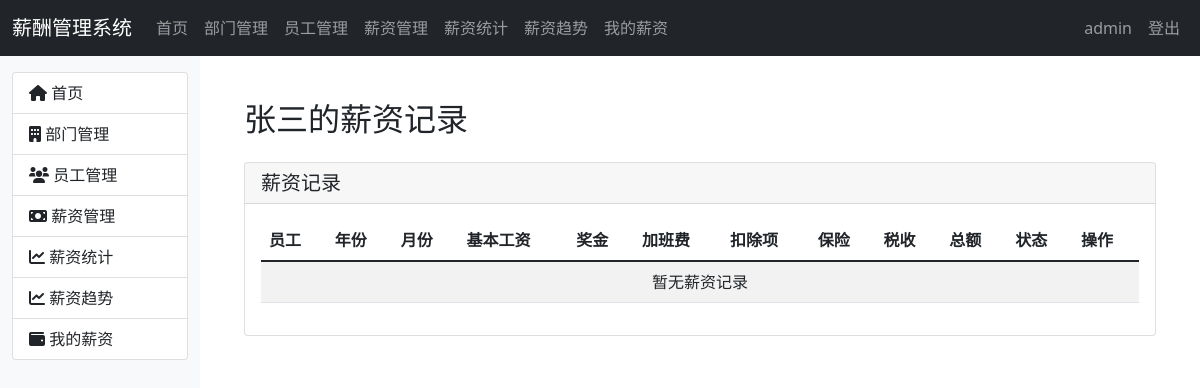
The page /salaries/1 (signed in) on the database as committed earlier.
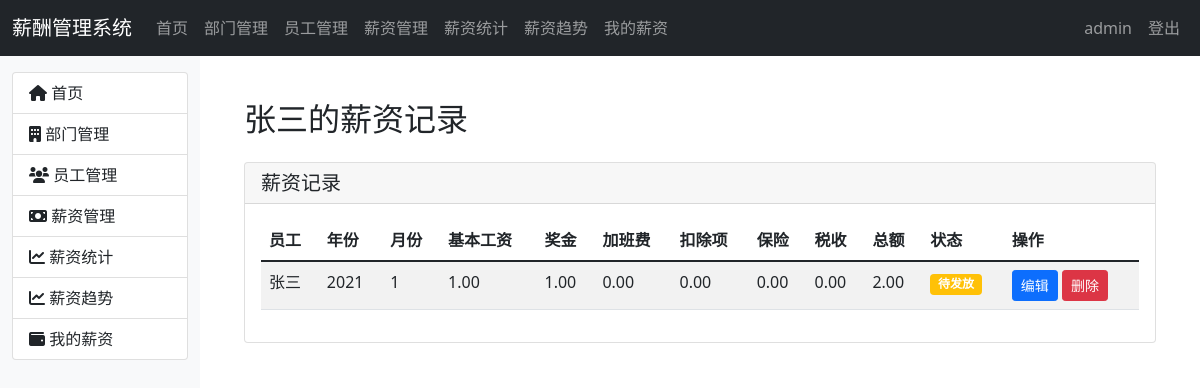
The same page on the database as committed later.
### app.py (models this page shows, shortened)
class User(UserMixin, db.Model):
    id = db.Column(db.Integer, primary_key=True)
    username = db.Column(db.String(80), unique=True, nullable=False)
    password_hash = db.Column(db.String(200), nullable=False)
    is_admin = db.Column(db.Boolean, default=False)
    created_at = db.Column(db.DateTime, default=datetime.utcnow)

class Employee(db.Model):
    id = db.Column(db.Integer, primary_key=True)
    name = db.Column(db.String(80), nullable=False)
    employee_id = db.Column(db.String(20), unique=True, nullable=False)  # 工号
    department_id = db.Column(db.Integer, db.ForeignKey('department.id', ondelete='SET NULL'), nullable=True)
    position = db.Column(db.String(80))
    entry_date = db.Column(db.Date, nullable=False)
    status = db.Column(db.String(20), default='active')  # active, resigned, suspended
    created_at = db.Column(db.DateTime, default=datetime.utcnow)
    salaries = db.relationship('Salary', backref='employee', lazy=True)

class Salary(db.Model):
    id = db.Column(db.Integer, primary_key=True)
    employee_id = db.Column(db.Integer, db.ForeignKey('employee.id', ondelete='CASCADE'), nullable=False)
    year = db.Column(db.Integer, nullable=False)
    month = db.Column(db.Integer, nullable=False)
    base_salary = db.Column(db.Float, nullable=False)
    bonus = db.Column(db.Float, default=0)
    overtime_pay = db.Column(db.Float, default=0)
    deductions = db.Column(db.Float, default=0)
    insurance = db.Column(db.Float, default=0)
    tax = db.Column(db.Float, default=0)
    total = db.Column(db.Float, nullable=False)
    payment_status = db.Column(db.String(20), default='pending')  # pending, paid
    payment_date = db.Column(db.DateTime)
    created_at = db.Column(db.DateTime, default=datetime.utcnow)
    remarks = db.Column(db.String(200))
    __table_args__ = (
        db.UniqueConstraint('employee_id', 'year', 'month', name='unique_monthly_salary'),
    )

### app.py (the view)
@app.route('/salaries/<int:emp_id>')
@login_required
def view_employee_salaries(emp_id):
    if not current_user.is_admin:
        flash('权限不足！', 'error')
        return redirect(url_for('index'))
    employee = Employee.query.get_or_404(emp_id)
    salaries = Salary.query.filter_by(employee_id=emp_id).order_by(Salary.year.desc(), Salary.month.desc()).all()
    return render_template('salaries.html',
                         employee=employee,
                         salaries=salaries,
                         viewing_employee=True,
                         employees=[employee],  # 只显示当前员工
                         departments=Department.query.all(),
                         years=db.session.query(db.distinct(Salary.year)).order_by(Salary.year.desc()).all(),
                         months=list(range(1, 13)))

### app.py (called while the page is built)
@login_manager.user_loader
def load_user(user_id):
    return User.query.get(int(user_id))

### templates/salaries.html (shortened to what this page needs)
{% extends "base.html" %}
{% block content %}
<div class="container">
    <h2 class="mt-4">
        {% if viewing_employee %}
        {{ employee.name }}的薪资记录
        {% else %}
        薪资管理
        {% endif %}
    </h2>
    <div class="card mt-4">
        <div class="card-header">
            <div class="d-flex justify-content-between align-items-center">
                <h5 class="mb-0">薪资记录</h5>
            </div>
        </div>
        <div class="card-body">
            <div class="table-responsive">
                <table class="table table-striped">
                    <thead>
                        <tr>
                            <th>员工</th>
                            <th>年份</th>
                            <th>月份</th>
                            <th>基本工资</th>
                            <th>奖金</th>
                            <th>加班费</th>
                            <th>扣除项</th>
                            <th>保险</th>
                            <th>税收</th>
                            <th>总额</th>
                            <th>状态</th>
                            <th>操作</th>
                        </tr>
                    </thead>
                    <tbody id="salary-records">
                        {% if salaries %}
                            {% for salary in salaries %}
                            <tr>
                                <td data-id="{{ salary.employee_id }}">{{ salary.employee.name }}</td>
                                <td>{{ salary.year }}</td>
                                <td>{{ salary.month }}</td>
                                <td>{{ "%.2f"|format(salary.base_salary) }}</td>
                                <td>{{ "%.2f"|format(salary.bonus) }}</td>
                                <td>{{ "%.2f"|format(salary.overtime_pay) }}</td>
                                <td>{{ "%.2f"|format(salary.deductions) }}</td>
                                <td>{{ "%.2f"|format(salary.insurance) }}</td>
                                <td>{{ "%.2f"|format(salary.tax) }}</td>
                                <td>{{ "%.2f"|format(salary.total) }}</td>
                                <td>
                                    <span class="badge {% if salary.payment_status == 'paid' %}bg-success{% else %}bg-warning{% endif %}">
                                        {{ {'paid': '已发放', 'pending': '待发放'}[salary.payment_status] }}
                                    </span>
                                </td>
                                <td>
                                    <button class="btn btn-sm btn-primary" onclick="editSalary({{ salary.id }})">编辑</button>
                                    <button class="btn btn-sm btn-danger" onclick="deleteSalary({{ salary.id }})">删除</button>
                                </td>
                            </tr>
                            {% endfor %}
                        {% else %}
                            <tr>
                                <td colspan="12" class="text-center">暂无薪资记录</td>
                            </tr>
                        {% endif %}
                    </tbody>
                </table>
            </div>
        </div>
    </div>
</div>
{% endblock %}

### templates/base.html (shortened to what this page needs)
<!DOCTYPE html>
<html lang="zh-CN">
<head>
    <link href="https://cdn.bootcdn.net/ajax/libs/twitter-bootstrap/5.1.3/css/bootstrap.min.css" rel="stylesheet">
    <link href="https://cdn.bootcdn.net/ajax/libs/font-awesome/6.0.0/css/all.min.css" rel="stylesheet">
</head>
<body>
    {% if current_user.is_authenticated %}
    <nav class="navbar navbar-expand-lg navbar-dark bg-dark">
        <div class="container-fluid">
            <a class="navbar-brand" href="{{ url_for('index') }}">薪酬管理系统</a>
            <div class="collapse navbar-collapse" id="navbarNav">
                <ul class="navbar-nav me-auto">
                    <li class="nav-item">
                        <a class="nav-link" href="{{ url_for('index') }}">首页</a>
                    </li>
                    {% if current_user.is_admin %}
                    <li class="nav-item">
                        <a class="nav-link" href="{{ url_for('departments') }}">部门管理</a>
                    </li>
                    <li class="nav-item">
                        <a class="nav-link" href="{{ url_for('employees') }}">员工管理</a>
                    </li>
                    <li class="nav-item">
                        <a class="nav-link" href="{{ url_for('salaries') }}">薪资管理</a>
                    </li>
                    <li class="nav-item">
                        <a class="nav-link" href="{{ url_for('salary_stats') }}">薪资统计</a>
                    </li>
                    <li class="nav-item">
                        <a class="nav-link" href="{{ url_for('salary_trends') }}">薪资趋势</a>
                    </li>
                    {% endif %}
                    <li class="nav-item">
                        <a class="nav-link" href="{{ url_for('my_salary') }}">我的薪资</a>
                    </li>
                </ul>
                <ul class="navbar-nav">
                    <li class="nav-item">
                        <span class="nav-link">{{ current_user.username }}</span>
                    </li>
                    <li class="nav-item">
                        <a class="nav-link" href="{{ url_for('logout') }}">登出</a>
                    </li>
                </ul>
            </div>
        </div>
    </nav>
    {% endif %}
    <div class="container-fluid">
        <div class="row">
            {% if current_user.is_authenticated %}
            <div class="col-md-2 sidebar">
                <div class="list-group mt-3">
                    <a href="{{ url_for('index') }}" class="list-group-item list-group-item-action">
                        <i class="fas fa-home"></i> 首页
                    </a>
                    {% if current_user.is_admin %}
                    <a href="{{ url_for('departments') }}" class="list-group-item list-group-item-action">
                        <i class="fas fa-building"></i> 部门管理
                    </a>
                    <a href="{{ url_for('employees') }}" class="list-group-item list-group-item-action">
                        <i class="fas fa-users"></i> 员工管理
                    </a>
                    <a href="{{ url_for('salaries') }}" class="list-group-item list-group-item-action">
                        <i class="fas fa-money-bill"></i> 薪资管理
                    </a>
                    <a href="{{ url_for('salary_stats') }}" class="list-group-item list-group-item-action">
                        <i class="fas fa-chart-line"></i> 薪资统计
                    </a>
                    <a href="{{ url_for('salary_trends') }}" class="list-group-item list-group-item-action">
                        <i class="fas fa-chart-line"></i> 薪资趋势
                    </a>
                    {% endif %}
                    <a href="{{ url_for('my_salary') }}" class="list-group-item list-group-item-action">
                        <i class="fas fa-wallet"></i> 我的薪资
                    </a>
                </div>
            </div>
            <div class="col-md-10 content">
            {% else %}
            <div class="col-12 content">
            {% endif %}
                {% block content %}{% endblock %}
            </div>
        </div>
    </div>
</body>
</html>

### templates/base.html (style rules this page uses)
.sidebar { min-height: calc(100vh - 56px); background-color: #f8f9fa; }
.content { padding: 20px; }

Rows that differ between the two databases and show on the page:
added Salary: employee.name "张三", year "2021", month "1", base_salary "1.00", bonus "1.00", overtime_pay "0.00", deductions "0.00", insurance "0.00", tax "0.00", total "2.00", payment_status "待发放"
Other text that changed with them:
text no longer shown: "暂无薪资记录"
